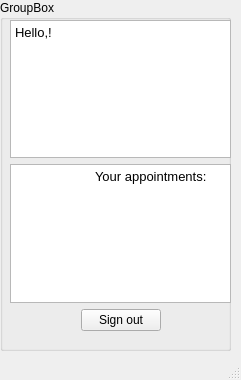
<?xml version="1.0" encoding="UTF-8"?>
<ui version="4.0">
 <class>MainWindow</class>
 <widget class="QMainWindow" name="MainWindow">
  <property name="geometry">
   <rect>
    <x>0</x>
    <y>0</y>
    <width>241</width>
    <height>380</height>
   </rect>
  </property>
  <property name="windowTitle">
   <string>MainWindow</string>
  </property>
  <widget class="QWidget" name="centralwidget">
   <widget class="QGroupBox" name="groupBox">
    <property name="geometry">
     <rect>
      <x>0</x>
      <y>0</y>
      <width>231</width>
      <height>351</height>
     </rect>
    </property>
    <property name="title">
     <string>GroupBox</string>
    </property>
    <widget class="QWidget" name="">
     <property name="geometry">
      <rect>
       <x>10</x>
       <y>20</y>
       <width>221</width>
       <height>311</height>
      </rect>
     </property>
     <layout class="QVBoxLayout" name="verticalLayout">
      <item>
       <widget class="QTextEdit" name="textEdit">
        <property name="html">
         <string>&lt;!DOCTYPE HTML PUBLIC &quot;-//W3C//DTD HTML 4.0//EN&quot; &quot;http://www.w3.org/TR/REC-html40/strict.dtd&quot;&gt;
&lt;html&gt;&lt;head&gt;&lt;meta name=&quot;qrichtext&quot; content=&quot;1&quot; /&gt;&lt;style type=&quot;text/css&quot;&gt;
p, li { white-space: pre-wrap; }
&lt;/style&gt;&lt;/head&gt;&lt;body style=&quot; font-family:'MS Shell Dlg 2'; font-size:8.25pt; font-weight:400; font-style:normal;&quot;&gt;
&lt;p style=&quot; margin-top:0px; margin-bottom:0px; margin-left:0px; margin-right:0px; -qt-block-indent:0; text-indent:0px;&quot;&gt;&lt;span style=&quot; font-size:10pt;&quot;&gt;Hello,!&lt;/span&gt;&lt;/p&gt;&lt;/body&gt;&lt;/html&gt;</string>
        </property>
       </widget>
      </item>
      <item>
       <spacer name="verticalSpacer_2">
        <property name="orientation">
         <enum>Qt::Vertical</enum>
        </property>
        <property name="sizeHint" stdset="0">
         <size>
          <width>20</width>
          <height>40</height>
         </size>
        </property>
       </spacer>
      </item>
      <item>
       <widget class="QTextEdit" name="textEdit_2">
        <property name="html">
         <string>&lt;!DOCTYPE HTML PUBLIC &quot;-//W3C//DTD HTML 4.0//EN&quot; &quot;http://www.w3.org/TR/REC-html40/strict.dtd&quot;&gt;
&lt;html&gt;&lt;head&gt;&lt;meta name=&quot;qrichtext&quot; content=&quot;1&quot; /&gt;&lt;style type=&quot;text/css&quot;&gt;
p, li { white-space: pre-wrap; }
&lt;/style&gt;&lt;/head&gt;&lt;body style=&quot; font-family:'MS Shell Dlg 2'; font-size:8.25pt; font-weight:400; font-style:normal;&quot;&gt;
&lt;p style=&quot; margin-top:0px; margin-bottom:0px; margin-left:0px; margin-right:0px; -qt-block-indent:0; text-indent:0px;&quot;&gt;&lt;span style=&quot; font-size:10pt;&quot;&gt;	Your appointments:&lt;/span&gt;&lt;/p&gt;&lt;/body&gt;&lt;/html&gt;</string>
        </property>
       </widget>
      </item>
      <item>
       <spacer name="verticalSpacer">
        <property name="orientation">
         <enum>Qt::Vertical</enum>
        </property>
        <property name="sizeHint" stdset="0">
         <size>
          <width>20</width>
          <height>40</height>
         </size>
        </property>
       </spacer>
      </item>
      <item>
       <layout class="QHBoxLayout" name="horizontalLayout">
        <item>
         <spacer name="horizontalSpacer">
          <property name="orientation">
           <enum>Qt::Horizontal</enum>
          </property>
          <property name="sizeHint" stdset="0">
           <size>
            <width>40</width>
            <height>20</height>
           </size>
          </property>
         </spacer>
        </item>
        <item>
         <widget class="QPushButton" name="pushButton">
          <property name="text">
           <string>Sign out</string>
          </property>
         </widget>
        </item>
        <item>
         <spacer name="horizontalSpacer_2">
          <property name="orientation">
           <enum>Qt::Horizontal</enum>
          </property>
          <property name="sizeHint" stdset="0">
           <size>
            <width>40</width>
            <height>20</height>
           </size>
          </property>
         </spacer>
        </item>
       </layout>
      </item>
     </layout>
    </widget>
   </widget>
  </widget>
  <widget class="QMenuBar" name="menubar">
   <property name="geometry">
    <rect>
     <x>0</x>
     <y>0</y>
     <width>241</width>
     <height>21</height>
    </rect>
   </property>
  </widget>
  <widget class="QStatusBar" name="statusbar"/>
 </widget>
 <resources/>
 <connections/>
</ui>
